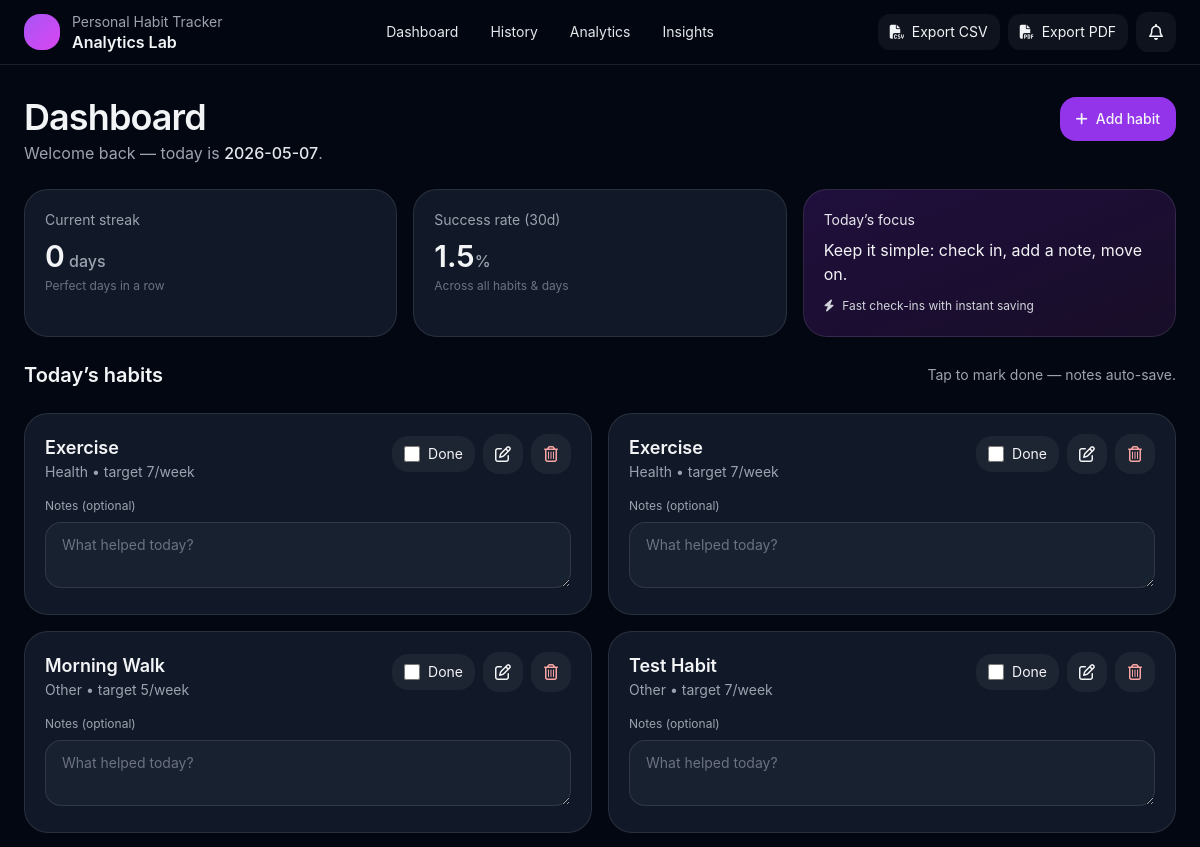
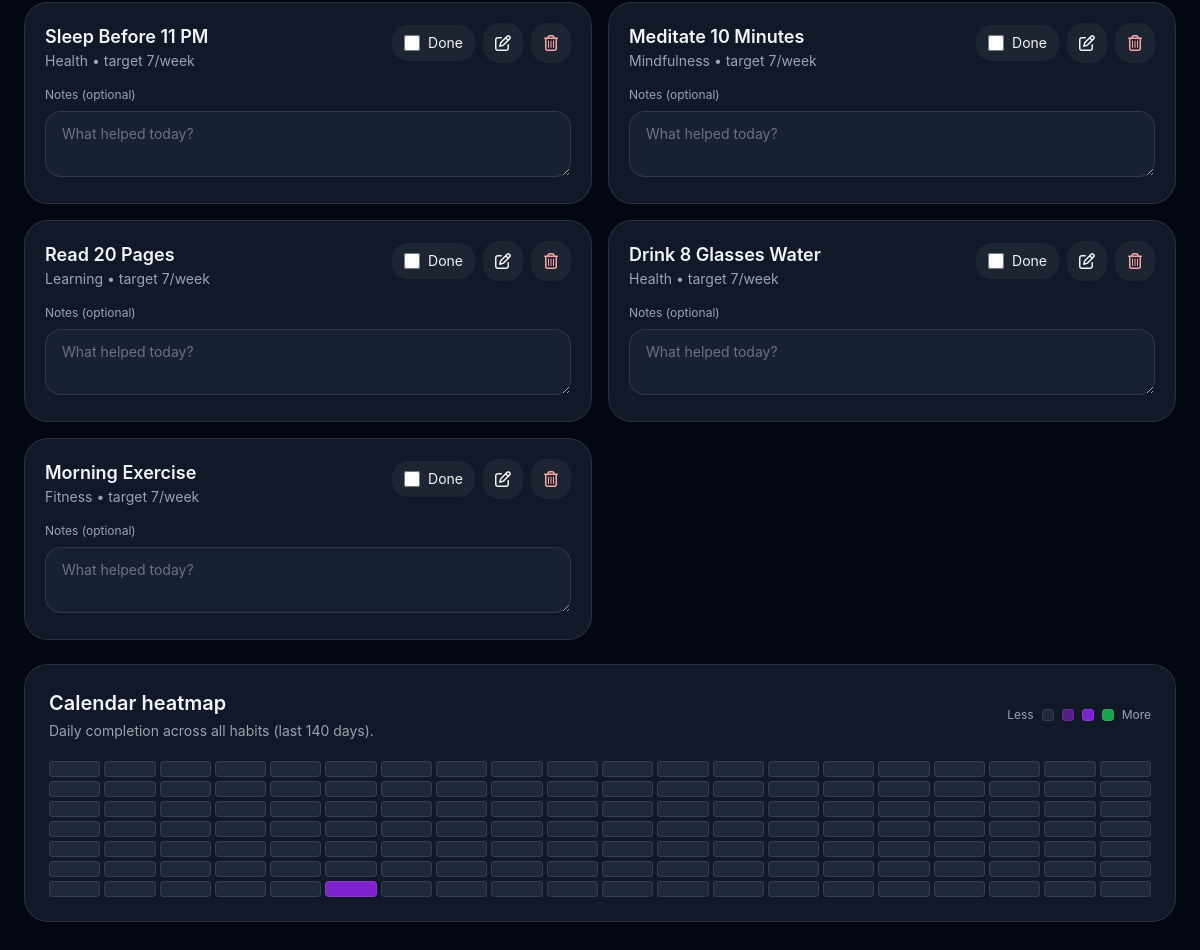
The page / on the database its author committed (2 pictures, top to bottom).
### models/habit.py (models this page shows, shortened)
class Habit(db.Model):
    __tablename__ = "habits"
    id = db.Column(db.Integer, primary_key=True)
    name = db.Column(db.String(120), nullable=False)
    category = db.Column(db.String(60), nullable=False, default="Other")
    target_per_week = db.Column(db.Integer, nullable=False, default=7)
    created_at = db.Column(db.DateTime, nullable=False, default=datetime.utcnow)
    entries = db.relationship(
        "HabitEntry",
        back_populates="habit",
        lazy="select",
        cascade="all, delete-orphan",
    )

### app.py (the view)
    @app.get("/")
    def index():
        habits = Habit.query.order_by(Habit.created_at.desc()).all()
        today = _today_str()
        today_entries = _entries_for_day(today)
        for h in habits:
            e = today_entries.get(h.id)
            h.today_completed = bool(e and e.completed)  # type: ignore[attr-defined]
            h.today_notes = (e.notes or "") if e else ""  # type: ignore[attr-defined]
        streak = _overall_streak(habits)
        success_rate = _success_rate_last_days(habits, app.config.get("SUCCESS_RATE_DAYS", 30))
        heatmap = _heatmap_series(habits, app.config.get("DEFAULT_HEATMAP_DAYS", 140))
        return render_template(
            "index.html",
            habits=habits,
            today=today,
            streak=streak,
            success_rate=round(success_rate * 100, 1),
            heatmap=heatmap,
        )

### app.py (called while the page is built)
def _today_str() -> str:
    return date.today().isoformat()

def _entries_for_day(day_str: str) -> dict[int, HabitEntry]:
    return {e.habit_id: e for e in HabitEntry.query.filter_by(date=day_str).all()}

def _is_perfect_day(habits: list[Habit], entries_by_habit_id: dict[int, HabitEntry]) -> bool:
    if not habits:
        return False
    for h in habits:
        e = entries_by_habit_id.get(h.id)
        if not e or not e.completed:
            return False
    return True

def _overall_streak(habits: list[Habit]) -> int:
    if not habits:
        return 0
    streak = 0
    cursor = date.today()
    for _ in range(3650):
        ds = cursor.isoformat()
        if _is_perfect_day(habits, _entries_for_day(ds)):
            streak += 1
            cursor -= timedelta(days=1)
        else:
            break
    return streak

def _success_rate_last_days(habits: list[Habit], days: int) -> float:
    if not habits:
        return 0.0
    start = (date.today() - timedelta(days=days - 1)).isoformat()
    completed = HabitEntry.query.filter(HabitEntry.date >= start, HabitEntry.completed.is_(True)).count()
    denom = len(habits) * days
    return (completed / denom) if denom else 0.0

def _heatmap_series(habits: list[Habit], days: int) -> list[dict]:
    if not habits:
        return []
    start = (date.today() - timedelta(days=days - 1)).isoformat()
    rows = HabitEntry.query.filter(HabitEntry.date >= start, HabitEntry.completed.is_(True)).all()
    completed_by_day: dict[str, int] = defaultdict(int)
    for r in rows:
        completed_by_day[r.date] += 1
    out: list[dict] = []
    total = len(habits)
    for i in range(days):
        d = (date.today() - timedelta(days=(days - 1 - i))).isoformat()
        c = completed_by_day.get(d, 0)
        out.append({"date": d, "completed": c, "total": total, "ratio": (c / total) if total else 0})
    return out

### templates/index.html (shortened to what this page needs)
{% extends "base.html" %}
{% block content %}
<div class="flex flex-col gap-6">
    <div class="flex items-start justify-between gap-4">
        <div>
            <h1 class="text-3xl sm:text-4xl font-semibold tracking-tight">Dashboard</h1>
            <p class="text-gray-400 mt-1">Welcome back — today is <span class="text-gray-200 font-medium">{{ today }}</span>.</p>
        </div>
        <div class="flex items-center gap-2">
            <button class="js-open-modal inline-flex items-center gap-2 rounded-2xl bg-purple-600 hover:bg-purple-700 px-4 py-3 text-sm font-medium" data-modal="addHabitModal">
                <i class="fa-solid fa-plus"></i>
                Add habit
            </button>
        </div>
    </div>
    <div class="grid grid-cols-1 sm:grid-cols-3 gap-4">
        <div class="rounded-3xl border border-white/10 bg-gray-900 p-5">
            <div class="text-sm text-gray-400">Current streak</div>
            <div class="mt-2 text-3xl font-semibold"><span id="kpiStreak">{{ streak }}</span><span class="text-gray-400 text-base font-medium"> days</span></div>
            <div class="mt-1 text-xs text-gray-500">Perfect days in a row</div>
        </div>
        <div class="rounded-3xl border border-white/10 bg-gray-900 p-5">
            <div class="text-sm text-gray-400">Success rate (30d)</div>
            <div class="mt-2 text-3xl font-semibold"><span id="kpiSuccessRate">{{ success_rate }}</span><span class="text-gray-400 text-base font-medium">%</span></div>
            <div class="mt-1 text-xs text-gray-500">Across all habits & days</div>
        </div>
        <div class="rounded-3xl border border-white/10 bg-gradient-to-br from-purple-600/20 to-fuchsia-500/10 p-5">
            <div class="text-sm text-gray-200">Today’s focus</div>
            <div class="mt-2 text-base text-gray-100">Keep it simple: check in, add a note, move on.</div>
            <div class="mt-3 inline-flex items-center gap-2 text-xs text-gray-300">
                <i class="fa-solid fa-bolt"></i> Fast check-ins with instant saving
            </div>
        </div>
    </div>
    <div class="flex items-center justify-between">
        <h2 class="text-xl font-semibold">Today’s habits</h2>
        <div class="text-sm text-gray-400">Tap to mark done — notes auto-save.</div>
    </div>
    <div class="grid grid-cols-1 md:grid-cols-2 xl:grid-cols-3 gap-4">
        {% for habit in habits %}
        <div class="rounded-3xl border border-white/10 bg-gray-900 p-5" data-habit-card="{{ habit.id }}">
            <div class="flex items-start justify-between gap-3">
                <div>
                    <div class="text-lg font-semibold">{{ habit.name }}</div>
                    <div class="text-sm text-gray-400">{{ habit.category }} • target {{ habit.target_per_week }}/week</div>
                </div>
                <div class="flex items-center gap-2">
                    <label class="inline-flex items-center gap-2 rounded-2xl bg-white/5 hover:bg-white/10 px-3 py-2 cursor-pointer">
                        <input
                            type="checkbox"
                            class="js-checkin h-4 w-4 accent-green-500"
                            data-habit-id="{{ habit.id }}"
                        />
                        <span class="text-sm">Done</span>
                    </label>
                    <button
                        type="button"
                        class="js-edit-habit h-10 w-10 rounded-2xl bg-white/5 hover:bg-white/10"
                        data-habit-id="{{ habit.id }}"
                        data-name="{{ habit.name }}"
                        data-category="{{ habit.category }}"
                        data-target="{{ habit.target_per_week }}"
                        aria-label="Edit habit"
                    >
                        <i class="fa-regular fa-pen-to-square"></i>
                    </button>
                    <form action="{{ url_for('delete_habit', habit_id=habit.id) }}" method="POST" onsubmit="return confirm('Delete this habit?')">
                        <button type="submit" class="h-10 w-10 rounded-2xl bg-white/5 hover:bg-red-500/20 text-red-300" aria-label="Delete habit">
                            <i class="fa-regular fa-trash-can"></i>
                        </button>
                    </form>
                </div>
            </div>
            <div class="mt-4">
                <label class="block text-xs text-gray-400 mb-2">Notes (optional)</label>
                <textarea
                    class="js-notes w-full rounded-2xl bg-gray-800/60 border border-white/10 px-4 py-3 text-sm text-gray-100 placeholder:text-gray-500 focus:outline-none focus:ring-2 focus:ring-purple-500/60"
                    rows="2"
                    placeholder="What helped today?"
                    data-habit-id="{{ habit.id }}"
                >{{ habit.today_notes }}</textarea>
            </div>
        </div>
        {% endfor %}
    </div>
    <div class="rounded-3xl border border-white/10 bg-gray-900 p-6">
        <div class="flex items-center justify-between gap-4">
            <div>
                <h2 class="text-xl font-semibold">Calendar heatmap</h2>
                <p class="text-sm text-gray-400 mt-1">Daily completion across all habits (last {{ heatmap|length }} days).</p>
            </div>
            <div class="text-xs text-gray-400 flex items-center gap-2">
                <span>Less</span>
                <span class="h-3 w-3 rounded bg-gray-800 border border-white/10"></span>
                <span class="h-3 w-3 rounded bg-purple-900 border border-white/10"></span>
                <span class="h-3 w-3 rounded bg-purple-700 border border-white/10"></span>
                <span class="h-3 w-3 rounded bg-green-600 border border-white/10"></span>
                <span>More</span>
            </div>
        </div>
        <div class="mt-5 grid gap-1" style="grid-template-columns: repeat(20, minmax(0, 1fr));">
            {% for d in heatmap %}
                {% set ratio = d.ratio %}
                {% if ratio == 0 %}
                    {% set bg = 'bg-gray-800' %}
                {% elif ratio < 0.34 %}
                    {% set bg = 'bg-purple-900' %}
                {% elif ratio < 0.67 %}
                    {% set bg = 'bg-purple-700' %}
                {% else %}
                    {% set bg = 'bg-green-600' %}
                {% endif %}
                <div class="h-4 w-full rounded border border-white/10 {{ bg }}" title="{{ d.date }} — {{ d.completed }}/{{ d.total }}"></div>
            {% endfor %}
        </div>
    </div>
</div>
{% endblock %}

### templates/base.html (shortened to what this page needs)
<!DOCTYPE html>
<html lang="en">
<head>
    <script src="https://cdn.tailwindcss.com"></script>
    <link rel="stylesheet" href="https://cdnjs.cloudflare.com/ajax/libs/font-awesome/6.5.0/css/all.min.css">
</head>
<body class="bg-gray-950 text-gray-100">
    <header class="sticky top-0 z-40 border-b border-white/10 bg-gray-950/80 backdrop-blur">
        <div class="mx-auto max-w-7xl px-4 sm:px-6">
            <div class="flex h-16 items-center justify-between">
                <a href="{{ url_for('index') }}" class="flex items-center gap-3">
                    <div class="h-9 w-9 rounded-2xl bg-gradient-to-br from-purple-500 to-fuchsia-500"></div>
                    <div>
                        <div class="text-sm text-gray-400">Personal Habit Tracker</div>
                        <div class="text-base font-semibold leading-5">Analytics Lab</div>
                    </div>
                </a>
                <nav class="hidden md:flex items-center gap-2 text-sm">
                    <a class="px-3 py-2 rounded-xl hover:bg-white/5 text-gray-200" href="{{ url_for('index') }}">Dashboard</a>
                    <a class="px-3 py-2 rounded-xl hover:bg-white/5 text-gray-200" href="{{ url_for('history') }}">History</a>
                    <a class="px-3 py-2 rounded-xl hover:bg-white/5 text-gray-200" href="{{ url_for('analytics') }}">Analytics</a>
                    <a class="px-3 py-2 rounded-xl hover:bg-white/5 text-gray-200" href="{{ url_for('insights') }}">Insights</a>
                </nav>
                <div class="flex items-center gap-2">
                    <a href="{{ url_for('export_csv') }}" class="hidden sm:inline-flex items-center gap-2 rounded-xl bg-white/5 hover:bg-white/10 px-3 py-2 text-sm">
                        <i class="fa-solid fa-file-csv"></i>
                        Export CSV
                    </a>
                    <a href="{{ url_for('export_pdf') }}" class="hidden sm:inline-flex items-center gap-2 rounded-xl bg-white/5 hover:bg-white/10 px-3 py-2 text-sm">
                        <i class="fa-solid fa-file-pdf"></i>
                        Export PDF
                    </a>
                    <div class="relative">
                        <button id="reminderBtn" type="button" class="inline-flex items-center justify-center h-10 w-10 rounded-xl bg-white/5 hover:bg-white/10" aria-label="Reminders">
                            <i class="fa-regular fa-bell"></i>
                        </button>
                    </div>
                </div>
            </div>
        </div>
    </header>
    <main class="mx-auto max-w-7xl px-4 sm:px-6 py-8">
        {% block content %}{% endblock %}
    </main>
</body>
</html>

### templates/base.html (style rules this page uses)
body { font-family: 'Inter', system-ui, sans-serif; }

### rows shown on the page
Habit: name "Exercise", category "Health", target_per_week "7", id "What helped today?"
Habit: name "Exercise", category "Health", target_per_week "7", id "What helped today?"
Habit: name "Morning Walk", category "Other", target_per_week "5", id "What helped today?"
Habit: name "Test Habit", category "Other", target_per_week "7", id "What helped today?"
Habit: name "Sleep Before 11 PM", category "Health", target_per_week "7", id "What helped today?"
Habit: name "Meditate 10 Minutes", category "Mindfulness", target_per_week "7", id "What helped today?"
Habit: name "Read 20 Pages", category "Learning", target_per_week "7", id "What helped today?"
Habit: name "Drink 8 Glasses Water", category "Health", target_per_week "7", id "What helped today?"
Habit: name "Morning Exercise", category "Fitness", target_per_week "7", id "What helped today?"

### other values the page prints
{{ today }} "2026-05-07"
{{ streak }} "0"
{{ success_rate }} "1.5"
{{ heatmap|length }} "140"
